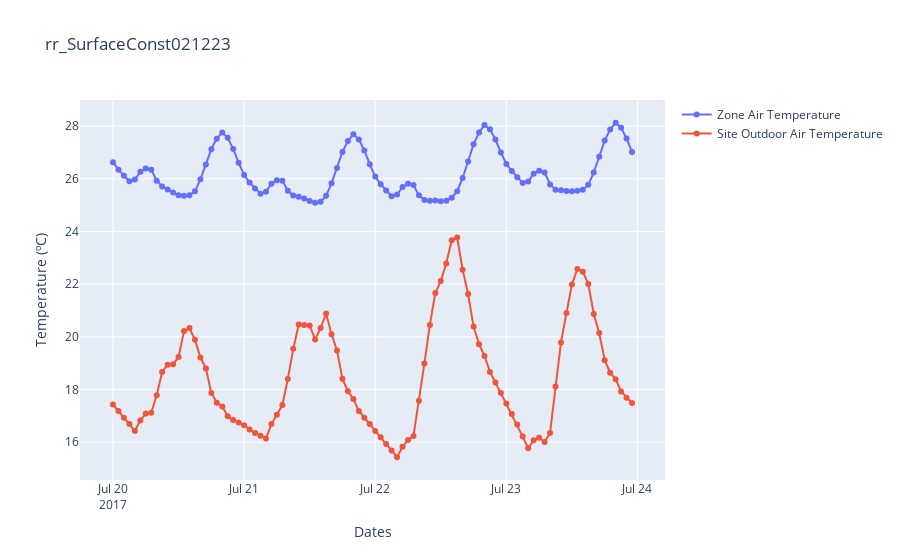

Notebook code cell kept with this figure:
### Code cell
fig = go.Figure()
fig.add_trace(go.Scatter(
    x=zone_air_exp01.datetimes,
    y=zone_air_exp01.values, 
    mode='lines+markers',
    name="Zone Air Temperature"
))
fig.add_trace(go.Scatter(
    x=amb_air_exp01.datetimes,
    y=amb_air_exp01.values, 
    mode='lines+markers',
    name="Site Outdoor Air Temperature"
))

fig.update_layout(title='rr_SurfaceConst021223',
                   xaxis_title='Dates',
                   yaxis_title='Temperature (ºC)')
